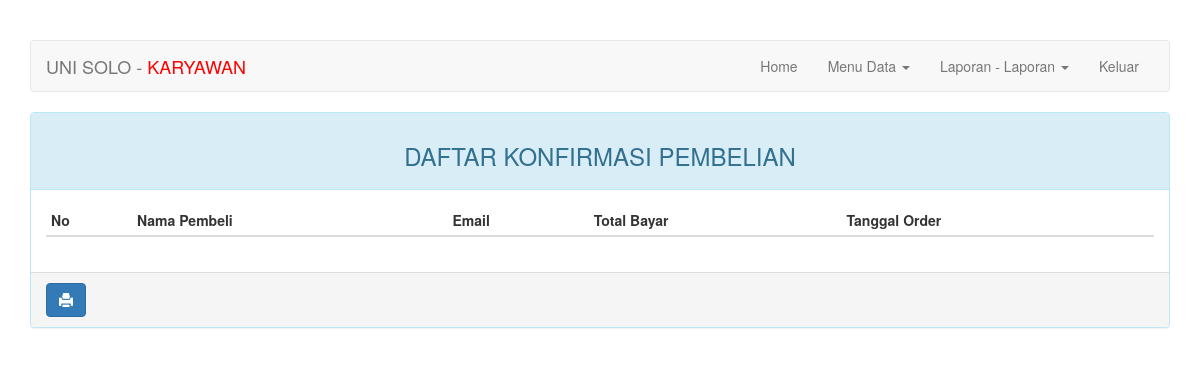
/karyawan/index.php?halaman=lap_konfirmasi (signed in), run on an earlier commit of the app's database.
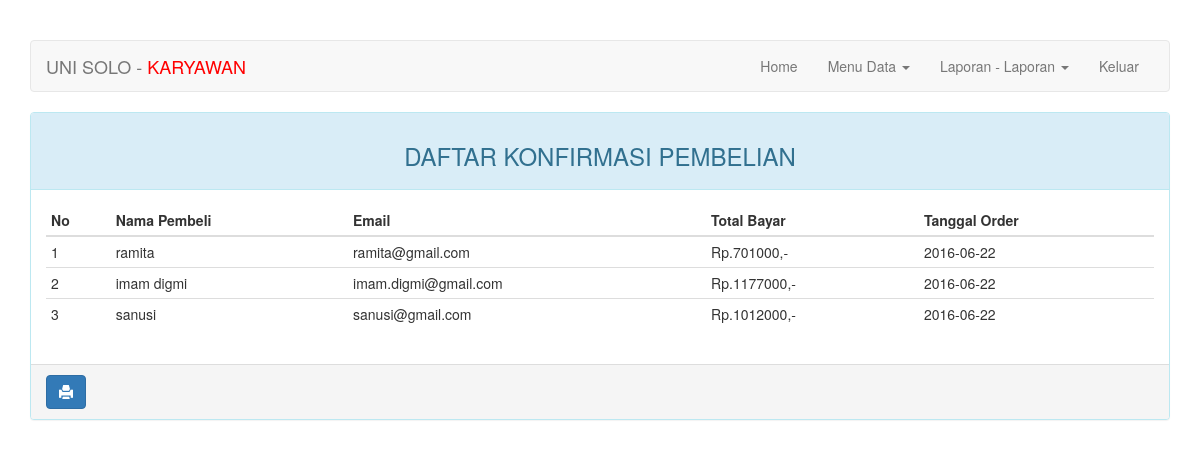
And on a later commit of the database.
### tables this page shows
CREATE TABLE IF NOT EXISTS `konfirmasi` (
`id_konfirmasi` int(5) NOT NULL,
  `id_order` int(10) NOT NULL,
  `tgl_konfirmasi` date NOT NULL,
  `tgl_pengiriman` date NOT NULL
);

CREATE TABLE IF NOT EXISTS `pelanggan` (
`id_pelanggan` int(10) NOT NULL,
  `nama` varchar(20) NOT NULL,
  `email` varchar(20) NOT NULL,
  `telpon` varchar(12) NOT NULL,
  `alamat` varchar(50) NOT NULL,
  `password` varchar(60) NOT NULL
);

CREATE TABLE IF NOT EXISTS `order` (
`id_order` int(10) NOT NULL,
  `id_pelanggan` int(10) NOT NULL,
  `id_ongkos_kirim` int(3) NOT NULL,
  `total_bayar` int(7) NOT NULL,
  `status_konfirmasi` enum('sudah','belum') NOT NULL DEFAULT 'belum',
  `alamat_pengiriman` varchar(50) NOT NULL,
  `tgl_order` date NOT NULL,
  `tgl_tempo_order` date NOT NULL,
  `status_kirim` enum('sudah','belum') NOT NULL DEFAULT 'belum',
  `bukti_pembayaran` varchar(100) DEFAULT NULL
);

### karyawan/halaman/lap_konfirmasi.php (the view)
<div class="col-md-12">
    <div class="panel panel-info">
        <div class="panel-heading"><h3 class="text-center">DAFTAR KONFIRMASI PEMBELIAN</h3></div>
        <div class="panel-body">
            <table class="table table-condensed">
                <thead>
                    <tr>
                        <th>No</th>
                        <th>Nama Pembeli</th>
                        <th>Email</th>
                        <th>Total Bayar</th>
                        <th>Tanggal Order</th>
                    </tr>
                </thead>
                <tbody>
                    <?php $sql = "SELECT * FROM konfirmasi k LEFT JOIN `order` o ON k.id_order=o.id_order LEFT JOIN pelanggan p ON p.id_pelanggan=o.id_pelanggan" ?>
                    <?php if ($query = $koneksi->query($sql)): ?>
                        <?php $no = 1; ?>
                        <?php while($konfirmasi = $query->fetch_assoc()): ?>
                        <tr>
                            <td><?=$no++?></td>
                            <td><?=$konfirmasi['nama']?></td>
                            <td><?=$konfirmasi['email']?></td>
                            <td>Rp.<?=$konfirmasi['total_bayar']?>,-</td>
                            <td><?=$konfirmasi['tgl_order']?></td>
                        </tr>
                        <?php endwhile ?>
                    <?php endif ?>
                </tbody>
            </table>
        </div>
        <div class="panel-footer hidden-print ">
            <a onClick="window.print();return false" class="btn btn-primary"><i class="glyphicon glyphicon-print"></i></a>
        </div>
    </div>
</div>

What changed in the data, as far as the page shows it:
added konfirmasi: pelanggan.nama "ramita", pelanggan.email "ramita@gmail.com", id_order.total_bayar "701000", id_order.tgl_order "2016-06-22"
added konfirmasi: pelanggan.nama "imam digmi", pelanggan.email "imam.digmi@gmail.com", id_order.total_bayar "1177000", id_order.tgl_order "2016-06-22"
added konfirmasi: pelanggan.nama "sanusi", pelanggan.email "sanusi@gmail.com", id_order.total_bayar "1012000", id_order.tgl_order "2016-06-22"
